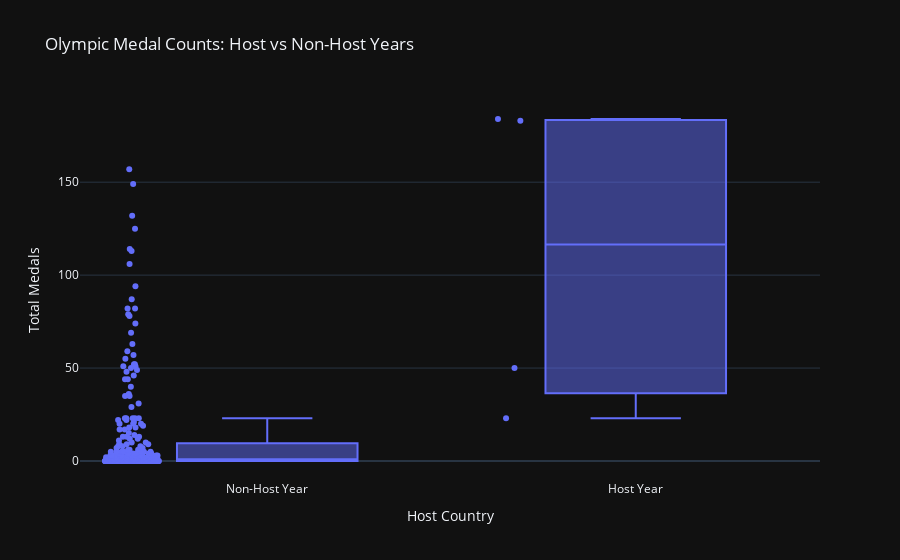

Notebook source saved alongside this figure:
### Markdown cell above
## Host vs Non-Hosting Years

### Code cell
# Box plot to compare medals in host and non-host years
fig = px.box(
    df_small,
    x='host_country',
    y='total_medals',
    points='all',
    title='Olympic Medal Counts: Host vs Non-Host Years',
    labels={
        'host_country': 'Host Country',
        'total_medals': 'Total Medals'
    }
)

fig.update_xaxes(
    tickvals=[0, 1],
    ticktext=['Non-Host Year', 'Host Year']
)

fig.update_layout(template='plotly_dark')
fig.show()

### Figure 1 — Plotly figure (JSON) as saved in the notebook; plotly's stock layout.template omitted (floating-point values rounded to 4 significant figures; data arrays with more than 128 entries replaced by an {"elided": "..."} marker saying what was removed)
{"data": [{"alignmentgroup": "True", "boxpoints": "all", "hovertemplate": "Host Country=%{x}<br>Total Medals=%{y}<extra></extra>", "legendgroup": "", "marker": {"color": "#636efa"}, "name": "", "notched": false, "offsetgroup": "", "orientation": "v", "showlegend": false, "x": {"elided": "248 int values"}, "x0": " ", "xaxis": "x", "y": {"elided": "248 float values"}, "y0": " ", "yaxis": "y", "type": "box"}], "layout": {"xaxis": {"anchor": "y", "domain": [0.0, 1.0], "title": {"text": "Host Country"}, "tickvals": [0, 1], "ticktext": ["Non-Host Year", "Host Year"]}, "yaxis": {"anchor": "x", "domain": [0.0, 1.0], "title": {"text": "Total Medals"}}, "legend": {"tracegroupgap": 0}, "title": {"text": "Olympic Medal Counts: Host vs Non-Host Years"}, "boxmode": "group"}}
